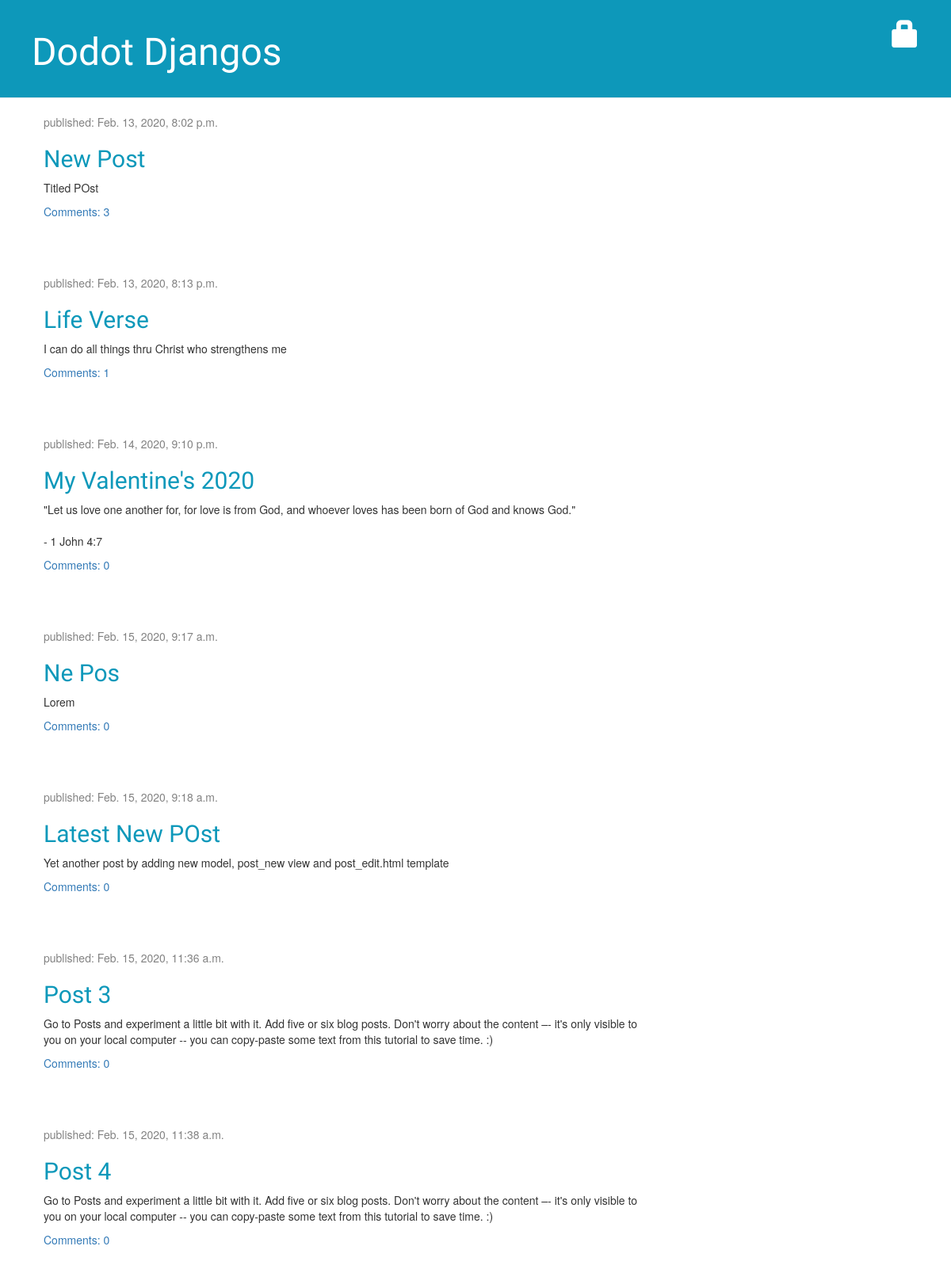
The page / on the database its author committed.
### blog/models.py (models this page shows, shortened)
class Post(models.Model):
    author = models.ForeignKey(settings.AUTH_USER_MODEL, on_delete=models.CASCADE)
    title = models.CharField(max_length=200)
    text = models.TextField()
    created_date = models.DateTimeField(default=timezone.now)
    published_date = models.DateTimeField(blank=True, null=True)

### blog/views.py (the view)
# urls.py: path('', views.post_list, name='post_list'),
def post_list(request):
    posts = Post.objects.filter(published_date__lte=timezone.now()).order_by('published_date')
    return render(request, 'blog/post_list.html', {'posts': posts})

### blog/templates/blog/post_list.html (shortened to what this page needs)
{% extends 'blog/base.html' %}
{% load static %}
    {% block content %}
                {% for post in posts %}
                    <div class="post">
                        <div class="date">
                            <p>published: {{ post.published_date }}</p>
                        </div>
                        <h2><a href="{% url 'post_detail' pk=post.pk %}">{{ post.title }}</a></h2>
                        <p>{{ post.text|linebreaksbr }}</p>
                        <a href="{% url 'post_detail' pk=post.pk %}">Comments: {{ post.comments.count}}</a>
                    </div>
                {% endfor %}
    {% endblock %}

### blog/static/css/blog.css (style rules this page uses)
h1, h2, h3, h4 { font-family: 'Lobster', cursive; }
.date { color: #828282; }
.post { margin-bottom: 70px; }
.post h2, .post h2 a, .post h2 a:visited { color:#0d98ba; }

### rows shown on the page
Post: published_date "Feb. 13, 2020, 8:02 p.m.", title "New Post", text "Titled POst", comments.count "3"
Post: published_date "Feb. 13, 2020, 8:13 p.m.", title "Life Verse", text "I can do all things thru Christ who strengthens me", comments.count "1"
Post: published_date "Feb. 14, 2020, 9:10 p.m.", title "My Valentine's 2020", text "\"Let us love one another for, for love is from God, and whoever loves has been born of God and knows God.\" - 1 John 4:7", comments.count "0"
Post: published_date "Feb. 15, 2020, 9:17 a.m.", title "Ne Pos", text "Lorem", comments.count "0"
Post: published_date "Feb. 15, 2020, 9:18 a.m.", title "Latest New POst", text "Yet another post by adding new model, post_new view and post_edit.html template", comments.count "0"
Post: published_date "Feb. 15, 2020, 11:36 a.m.", title "Post 3", text "Go to Posts and experiment a little bit with it. Add five or six blog posts. Don't worry about the content –- it's only visible to you on your local computer -- you can copy-paste some text from this tutorial to save time. :)", comments.count "0"
Post: published_date "Feb. 15, 2020, 11:38 a.m.", title "Post 4", text "Go to Posts and experiment a little bit with it. Add five or six blog posts. Don't worry about the content –- it's only visible to you on your local computer -- you can copy-paste some text from this tutorial to save time. :)", comments.count "0"
